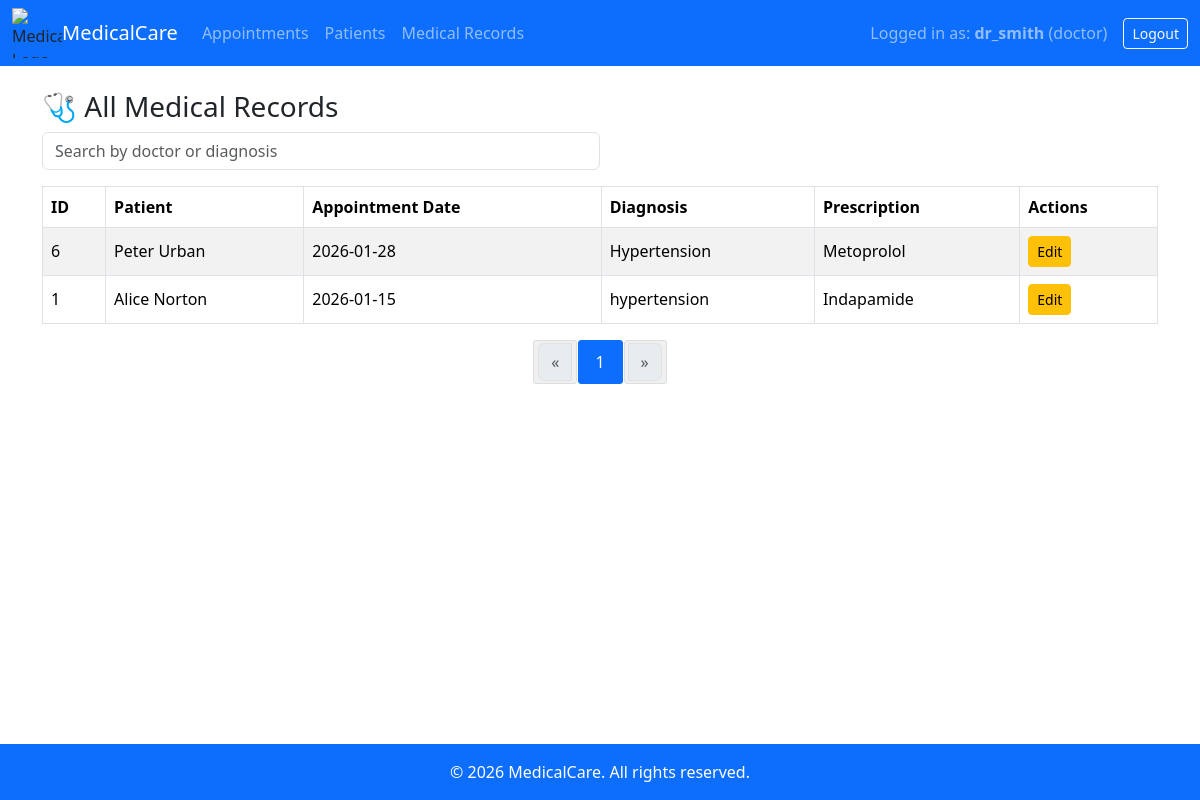
Page /doctor/records (signed in) on the committed database.
### models.py (models this page shows)
class MedicalRecord(db.Model):
    id = db.Column(db.Integer, primary_key=True)
    appointment_id = db.Column(db.Integer, db.ForeignKey("appointment.id"), nullable=False)
    diagnosis = db.Column(db.Text, nullable=False)
    prescription = db.Column(db.Text, nullable=False)

class Patient(db.Model):
    id = db.Column(db.Integer, primary_key=True)
    user_id = db.Column(db.Integer, db.ForeignKey("user.id"), nullable=False)
    name = db.Column(db.String(100), nullable=False)
    age = db.Column(db.Integer, nullable=False)
    gender = db.Column(db.String(10), nullable=False)
    phone = db.Column(db.String(20), nullable=True)
    appointments = db.relationship("Appointment", backref="patient", lazy=True)

class Appointment(db.Model):
    id = db.Column(db.Integer, primary_key=True)
    patient_id = db.Column(db.Integer, db.ForeignKey("patient.id"), nullable=False)
    doctor_id = db.Column(db.Integer, db.ForeignKey("doctor.id"), nullable=False)
    date = db.Column(db.Date, nullable=False)           # <- Change from String to Date
    time = db.Column(db.Time, nullable=True)
    status = db.Column(db.String(50), nullable=False, default="Pending")
    medical_record = db.relationship("MedicalRecord", backref="appointment", uselist=False)

### app.py (the view)
@app.route("/doctor/records")
@role_required("doctor")
def doctor_records():
    doctor = get_user("doctor")
    if not doctor:
        flash("Doctor profile not found", "danger")
        return redirect(url_for("index"))
    page = request.args.get('page', 1, type=int)
    records = MedicalRecord.query.join(Appointment).filter(
        Appointment.doctor_id == doctor.id).order_by(
        MedicalRecord.id.desc()).paginate(page=page, per_page=10, error_out=False)
    return render_template("doctor_records.html", records=records)

### app.py (called while the page is built)
@app.context_processor
def inject_now():
    return {'current_year': datetime.now().year}

def role_required(role):
    def decorator(f):
        @wraps(f)
        def wrapper(*args, **kwargs):
            if "role" not in session or session["role"] != role:
                abort(403)
            return f(*args, **kwargs)
        return wrapper
    return decorator

def get_user(role):
    if role == "doctor":
        return Doctor.query.filter_by(user_id=session["user_id"]).first()
    elif role == "patient":
        return Patient.query.filter_by(user_id=session["user_id"]).first()
    return None

### templates/doctor_records.html (shortened to what this page needs)
{% extends "base.html" %}
{% block content %}
<h3>🩺 All Medical Records</h3>
<input id="recordsSearch" class="form-control mb-3 w-50" type="text" placeholder="Search by doctor or diagnosis" value="{{ request.args.get('search', '') }}">
<table class="table table-striped table-bordered align-middle">
    <thead>
        <tr>
            <th>ID</th>
            <th>Patient</th>
            <th>Appointment Date</th>
            <th>Diagnosis</th>
            <th>Prescription</th>
            <th>Actions</th>
        </tr>
    </thead>
    <tbody>
        {% for record in records %}
        <tr>
            <td>{{ record.id }}</td>
            <td>{{ record.appointment.patient.name }}</td>
            <td>{{ record.appointment.date }}</td>
            <td>{{ record.diagnosis }}</td>
            <td>{{ record.prescription }}</td>
            <td>
                <a href="{{ url_for('edit_medical_record', record_id=record.id) }}" class="btn btn-warning btn-sm">Edit</a>
            </td>
        </tr>
        {% else %}
        <tr>
            <td colspan="6" class="text-center text-muted">No medical records found.</td>
        </tr>
        {% endfor %}
    </tbody>
</table>
{% set paginator = records %}
{% set endpoint = 'doctor_records' %}
{% set query_params = {} %}
{% include 'pagination.html' %}
{% endblock %}

### static/css/style.css (style rules this page uses)
html, body { height: 100%; margin: 0; display: flex; flex-direction: column; }

### rows in the picture
MedicalRecord: id "6", appointment.patient.name "Peter Urban", appointment "2026-01-28", diagnosis "Hypertension", prescription "Metoprolol"
MedicalRecord: id "1", appointment.patient.name "Alice Norton", appointment "2026-01-15", diagnosis "hypertension", prescription "Indapamide"

### other values in the picture
{{ session.get('username') }} "dr_smith"
{{ session.get('role') }} "doctor"
{{ page_num }} "1"
